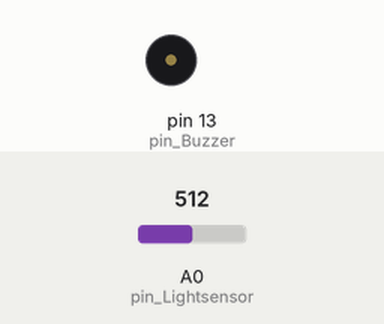
Recording of a sketch running on a simulated Arduino Uno, built with avr-gcc and run on an emulated ATmega328P. Shown: buzzer (waves = sounding). The test bench sets the inputs (shaded band); at power-on: A0 (pin_Lightsensor) = 512. What the sketch prints to the serial monitor is not drawn.

Above: at 2.3 s.
2.4 s: A0 (pin_Lightsensor) set to 0
5.9 s: A0 (pin_Lightsensor) set to 5
10.9 s: A0 (pin_Lightsensor) set to 8
Timing chart, 0 to 13.9 s (numbered marks = the images above; inputs shaded):
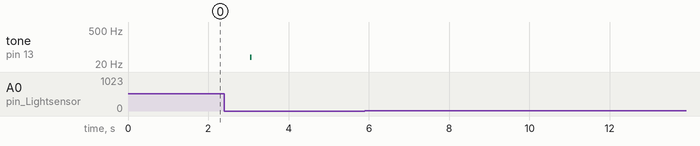

The sketch:

fayalab_leaf_LightSensorBuzzer.ino
```cpp
/*
* fayalab leaf sample code for leaf-Light sensor and leaf-Buzzer
*
* Control the Buzzer active frequency by the light sensor value
*
* 2014/07/11 by Welly Lee
* wellylee@fayalab.com
*/

// First, define the pin depends on your connection
// define pin for fayalab leaf-Light and leaf-Buzzer
int pin_Lightsensor = A0;

// select the pin for the LED
int pin_Buzzer = 13;
// variable to store the value coming from the sensor
int sensorValue = 0;
// frequency of buzzer active
int frequency = 0;

void setup() {
  Serial.begin(9600);
  // declare the pin_Buzzer as an OUTPUT:
  pinMode(pin_Buzzer, OUTPUT);
}

void loop() {
  // read the value from the sensor:
  sensorValue = analogRead(pin_Lightsensor);
  //Serial.println(sensorValue);
  //Active the buzzse
  digitalWrite(pin_Buzzer, HIGH);
  //Calculate the frequency of buzzer
  //Here are 2 ways to calculate the frequency, you can try both and see what happen!
  //1.Use sqrt function
  //frequency = 1023-((sqrt(1023-sensorValue)*70));
  //2.Use map function(recommend)
  frequency = map(sensorValue, 0, 1023, 0, 1500);
  Serial.print("Sensor value: ");
  Serial.println(sensorValue);
  Serial.print("Frequency : ");
  Serial.println(frequency);
  if (frequency<=0)
    frequency = 1;
  delay(frequency);
  // turn off the buzzer
  digitalWrite(pin_Buzzer, LOW);
  delay(frequency);
}
```

Measured:
- after the input at 2.4 s, tone on pin 13 (pin_Buzzer): silent → 38 Hz after 0.65 s, → silent 0.04 s later
